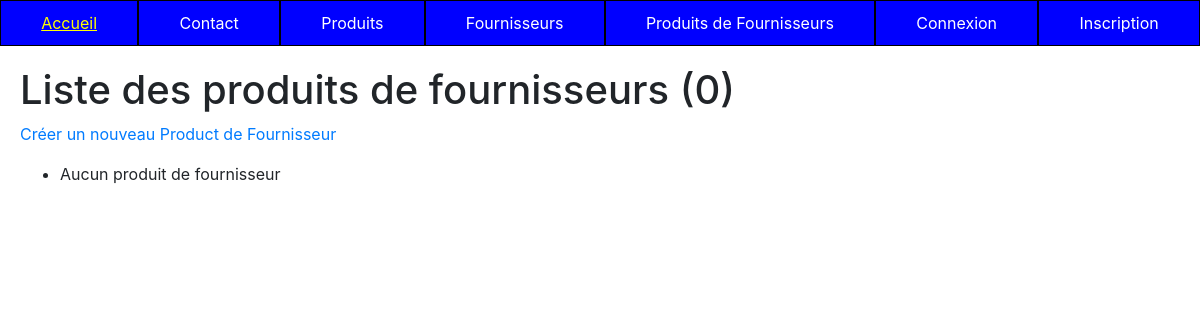
Page /appTp1/productfournisseur/list on the earlier database version.
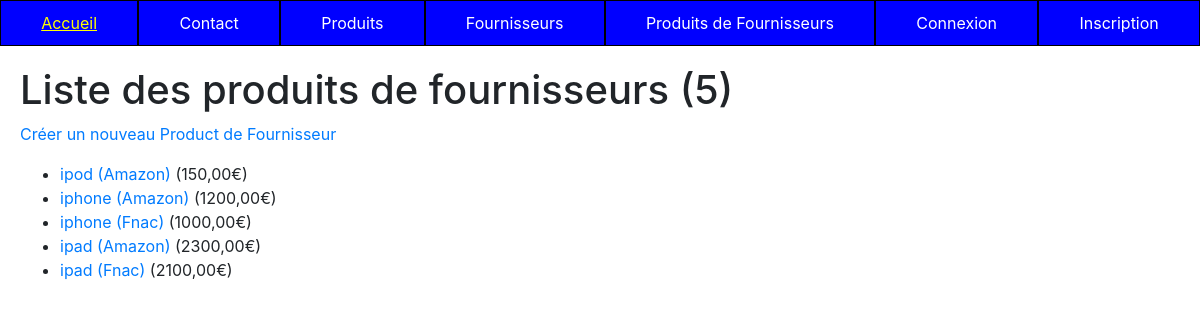
Same page on the later database version.
### appTp1/models.py (models this page shows, shortened)
class ProductFournisseur(models.Model):
    class Meta:
        verbose_name = "Produit Fournisseur"
    product            = models.ForeignKey('Product', on_delete=models.CASCADE)
    fournisseur        = models.ForeignKey('Fournisseur', on_delete=models.CASCADE)
    prix               = models.DecimalField(max_digits=8, decimal_places=2,  null=True, blank=True, verbose_name="Prix")

class Product(models.Model):
    class Meta:
        verbose_name = "Produit"
    name          = models.CharField(max_length=100)
    code          = models.CharField(max_length=10, null=True, blank=True, unique=True)
    price_ht      = models.DecimalField(max_digits=8, decimal_places=2,  null=True, blank=True, verbose_name="Prix unitaire HT")
    price_ttc     = models.DecimalField(max_digits=8, decimal_places=2,  null=True, blank=True, verbose_name="Prix unitaire TTC")
    status        = models.SmallIntegerField(choices=PRODUCT_STATUS, default=0)
    date_creation = models.DateTimeField(blank=True, verbose_name="Date création", default=timezone.now)
    stock         = models.IntegerField(default=0)

class Fournisseur(models.Model):
    class Meta:
        verbose_name = "Fournisseur"
    name               = models.CharField(max_length=100)

### appTp1/views.py (the view)
# urls.py: path('productfournisseur/list', views.ProductFournisseurListView.as_view(), name='productsfournisseurs'),
class ProductFournisseurListView(ListView):
    model = ProductFournisseur
    template_name = "appTp1/list_productsfournisseurs.html"
    context_object_name = "productsfournisseurs"
    def get_queryset(self):
        return ProductFournisseur.objects.order_by('product')
    def get_context_data(self, **kwargs):
        context = super(ProductFournisseurListView, self).get_context_data(**kwargs)
        context['titremenu'] = "Liste des produits de fournisseurs"
        return context

### appTp1/templates/appTp1/list_productsfournisseurs.html (shortened to what this page needs)
{% extends 'appTp1/base.html' %}
{% block content %}
<h1>{{ titremenu }} ({{ productsfournisseurs | length }})</h1>
<p><a href="{% url 'productfournisseur-add' %}">Créer un nouveau Product de Fournisseur</a></p>
<ul>
    {% if productsfournisseurs|length == 0 %}
        <li>Aucun produit de fournisseur</li>
    {% else %}
        {% for p in productsfournisseurs %}
            <li><a href="{% url 'productfournisseur-detail' p.id %}">{{p.product.name}} ({{p.fournisseur.name}})</a> ({{p.prix}}€)</li>
        {% endfor %}
    {% endif %}
</ul>
{% endblock %}

### appTp1/templates/appTp1/base.html (shortened to what this page needs)
<!DOCTYPE html>
{% load static %}
<html lang="fr">
    <head>
        {% block styles %}
        <link rel="stylesheet" href="{% static 'node_modules/bootstrap/dist/css/bootstrap.min.css' %}">
        <link rel="stylesheet" href="{% static 'styles.css' %}">
        {% endblock %}
    </head>
    <body>
        {% block nav %}
        <nav>
            <ul>
                <a href="{% url 'home' %}"><li>Accueil</li></a>
                <a href="{% url 'contact' %}"><li>Contact</li></a>
                <a href="{% url 'products' %}"><li>Produits</li></a>
                <a href="{% url 'fournisseurs' %}"><li>Fournisseurs</li></a>
                <a href="{% url 'productsfournisseurs' %}"><li>Produits de Fournisseurs</li></a>
                {% if user.is_authenticated %}
                <a href="{% url 'logout' %}"><li>Déconnexion</li></a>
                {% else %}
                <a href="{% url 'login' %}"><li>Connexion</li></a>
                <a href="{% url 'register' %}"><li>Inscription</li></a>
                {% endif %}
            </ul>
        </nav>
        {% endblock %}
        <main>
            {% block content %}{% endblock %}
        </main>
    </body>
</html>

### static/styles.css (style rules this page uses)
nav { background-color: blue; }
nav a { flex-grow: 1; color: white; text-decoration: none; }
nav ul { list-style-type: none; display: flex; justify-content: space-around; padding: 0; margin: 0; }
nav li { flex-grow: 1; text-align: center; border: 1px solid black; padding: 10px; }
main { margin: 20px; }

Differences in the rows shown:
added ProductFournisseur: product.name "ipod", fournisseur.name "Amazon", prix "150,00"
added ProductFournisseur: product.name "iphone", fournisseur.name "Amazon", prix "1200,00"
added ProductFournisseur: product.name "iphone", fournisseur.name "Fnac", prix "1000,00"
added ProductFournisseur: product.name "ipad", fournisseur.name "Amazon", prix "2300,00"
added ProductFournisseur: product.name "ipad", fournisseur.name "Fnac", prix "2100,00"
Other differences:
{{ productsfournisseurs | length }}: "0" → "5"
text no longer shown: "Aucun produit de fournisseur"
